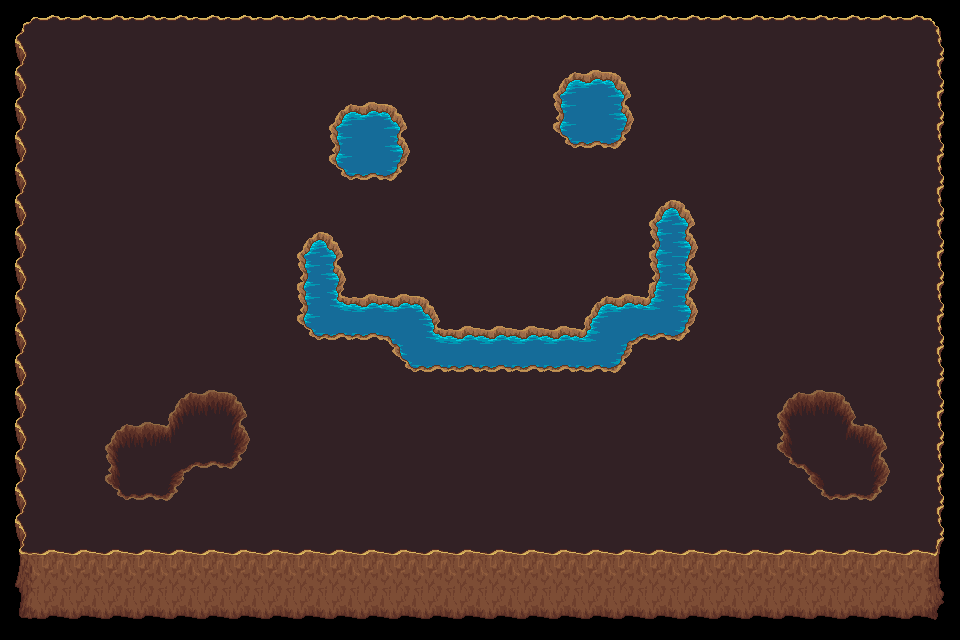

This is a level from a 2D game, rendered from its Tiled map with the project's own tilesets. A one-line summary and the complete map file follow:
An orthogonal 30x20 tile map with 32x32 px tiles, 3 tile layers (bottom, Tile Layer 2, collide).

<map version="1.0" orientation="orthogonal" renderorder="right-down" width="30" height="20" tilewidth="32" tileheight="32" nextobjectid="1">
 <tileset firstgid="1" name="terrain_atlas" tilewidth="32" tileheight="32" tilecount="1024" columns="32">
  <image source="tilesets/terrain_atlas.png" width="1024" height="1024" />
 </tileset>
 <layer name="bottom" width="30" height="20">
  <data encoding="csv">
1,2,2,2,2,2,2,2,2,2,2,2,2,2,2,2,2,2,2,2,2,2,2,2,2,2,2,2,2,3,
33,34,34,34,34,34,34,34,34,34,34,34,34,34,34,34,34,34,34,34,34,34,34,34,34,34,34,34,34,35,
33,34,34,34,34,34,34,34,34,34,34,34,34,34,34,34,34,34,34,34,34,34,34,34,34,34,34,34,34,35,
33,34,34,34,34,34,34,34,34,34,34,34,34,34,34,34,34,34,34,34,34,34,34,34,34,34,34,34,34,35,
33,34,34,34,34,34,34,34,34,34,34,34,34,34,34,34,34,34,34,34,34,34,34,34,34,34,34,34,34,35,
33,34,34,34,34,34,34,34,34,34,34,34,34,34,34,34,34,34,34,34,34,34,34,34,34,34,34,34,34,35,
33,34,34,34,34,34,34,34,34,34,34,34,34,34,34,34,34,34,34,34,34,34,34,34,34,34,34,34,34,35,
33,34,34,34,34,34,34,34,34,34,34,34,34,34,34,34,34,34,34,34,34,34,34,34,34,34,34,34,34,35,
33,34,34,34,34,34,34,34,34,34,34,34,34,34,34,34,34,34,34,34,34,34,34,34,34,34,34,34,34,35,
33,34,34,34,34,34,34,34,34,34,34,34,34,34,34,34,34,34,34,34,34,34,34,34,34,34,34,34,34,35,
33,34,34,34,34,34,34,34,34,34,34,34,34,34,34,34,34,34,34,34,34,34,34,34,34,34,34,34,34,35,
33,34,34,34,34,34,34,34,34,34,34,34,34,34,34,34,34,34,34,34,34,34,34,34,34,34,34,34,34,35,
33,34,34,34,34,34,34,34,34,34,34,34,34,34,34,34,34,34,34,34,34,34,34,34,34,34,34,34,34,35,
33,34,34,34,34,34,34,34,34,34,34,34,34,34,34,34,34,34,34,34,34,34,34,34,34,34,34,34,34,35,
33,34,34,34,34,34,34,34,34,34,34,34,34,34,34,34,34,34,34,34,34,34,34,34,34,34,34,34,34,35,
33,34,34,34,34,34,34,34,34,34,34,34,34,34,34,34,34,34,34,34,34,34,34,34,34,34,34,34,34,35,
33,34,34,34,34,34,34,34,34,34,34,34,34,34,34,34,34,34,34,34,34,34,34,34,34,34,34,34,34,35,
65,66,66,66,66,66,66,66,66,66,66,66,66,66,66,66,66,66,66,66,66,66,66,66,66,66,66,66,66,67,
97,98,98,98,98,98,98,98,98,98,98,98,98,98,98,98,98,98,98,98,98,98,98,98,98,98,98,98,98,99,
129,130,130,130,130,130,130,130,130,130,130,130,130,130,130,130,130,130,130,130,130,130,130,130,130,130,130,130,130,131
</data>
 </layer>
 <layer name="Tile Layer 2" width="30" height="20">
  <data encoding="csv">
0,0,0,0,0,0,0,0,0,0,0,0,0,0,0,0,0,0,0,0,0,0,0,0,0,0,0,0,0,0,
0,0,0,0,0,0,0,0,0,0,0,0,0,0,0,0,0,0,0,0,0,0,0,0,0,0,0,0,0,0,
0,0,0,0,0,0,0,0,0,0,0,0,0,0,0,0,0,362,363,364,0,0,0,0,0,0,0,0,0,0,
0,0,0,0,0,0,0,0,0,0,362,363,364,0,0,0,0,394,395,396,0,0,0,0,0,0,0,0,0,0,
0,0,0,0,0,0,0,0,0,0,394,395,396,0,0,0,0,426,427,428,0,0,0,0,0,0,0,0,0,0,
0,0,0,0,0,0,0,0,0,0,426,427,428,0,0,0,0,0,0,0,0,0,0,0,0,0,0,0,0,0,
0,0,0,0,0,0,0,302,0,0,0,0,0,0,0,0,0,0,0,0,362,364,0,0,0,0,0,0,0,0,
0,0,0,0,0,0,0,0,0,362,364,0,0,0,0,0,0,0,0,0,394,396,0,0,0,0,0,0,0,0,
0,0,0,0,0,0,0,0,0,394,396,0,0,0,0,0,0,0,0,0,394,396,0,0,0,0,0,0,0,0,
0,0,0,0,0,0,0,0,0,394,331,363,363,364,0,0,0,302,362,363,332,396,0,0,0,0,0,0,0,0,
0,0,0,0,0,0,0,0,0,426,427,427,300,331,363,363,363,363,332,299,427,428,0,0,0,0,0,0,0,0,
0,0,0,0,0,0,0,0,0,0,0,0,426,427,427,427,427,427,427,428,0,0,0,0,0,0,0,0,0,0,
0,0,0,0,0,269,270,271,0,0,0,0,0,0,0,0,0,0,0,0,0,0,0,0,269,270,271,0,0,0,
0,0,0,269,270,239,0,303,0,0,0,0,0,0,0,0,0,0,0,0,0,0,0,0,301,302,238,271,0,0,
0,0,0,301,302,206,334,335,0,0,0,0,0,0,0,0,0,0,0,0,0,0,0,0,333,207,302,303,0,0,
0,0,0,333,334,335,0,0,0,0,0,0,0,0,0,0,0,0,0,0,0,0,0,0,0,333,334,335,0,0,
0,0,0,0,0,0,0,0,0,0,0,0,0,0,0,0,0,0,0,0,0,0,0,0,0,0,0,0,0,0,
0,0,0,0,0,0,0,0,0,0,0,0,0,0,0,0,0,0,0,0,0,0,0,0,0,0,0,0,0,0,
0,0,0,0,0,0,0,0,0,0,0,0,0,0,0,0,0,0,0,0,0,0,0,0,0,0,0,0,0,0,
0,0,0,0,0,0,0,0,0,0,0,0,0,0,0,0,0,0,0,0,0,0,0,0,0,0,0,0,0,0
</data>
 </layer>
 <layer name="collide" width="30" height="20">
  <data encoding="csv">
0,0,0,0,0,0,0,0,0,0,0,0,0,0,0,0,0,0,0,0,0,0,0,0,0,0,0,0,0,0,
0,0,0,0,0,0,0,0,0,0,0,0,0,0,0,0,0,0,0,0,0,0,0,0,0,0,0,0,0,0,
0,0,0,0,0,0,0,0,0,0,0,0,0,0,0,0,0,0,0,0,0,0,0,0,0,0,0,0,0,0,
0,0,0,0,0,0,0,0,0,0,0,0,0,0,0,0,0,0,0,0,0,0,0,0,0,0,0,0,0,0,
0,0,0,0,0,0,0,0,0,0,0,0,0,0,0,0,0,0,0,0,0,0,0,0,0,0,0,0,0,0,
0,0,0,0,0,0,0,0,0,0,0,0,0,0,0,0,0,0,0,0,0,0,0,0,0,0,0,0,0,0,
0,0,0,0,0,0,0,0,0,0,0,0,0,0,0,0,0,0,0,0,0,0,0,0,0,0,0,0,0,0,
0,0,0,0,0,0,0,0,0,0,0,0,0,0,0,0,0,0,0,0,0,0,0,0,0,0,0,0,0,0,
0,0,0,0,0,0,0,0,0,0,0,0,0,0,0,0,0,0,0,0,0,0,0,0,0,0,0,0,0,0,
0,0,0,0,0,0,0,0,0,0,0,0,0,0,0,0,0,0,0,0,0,0,0,0,0,0,0,0,0,0,
0,0,0,0,0,0,0,0,0,0,0,0,0,0,0,0,0,0,0,0,0,0,0,0,0,0,0,0,0,0,
0,0,0,0,0,0,0,0,0,0,0,0,0,0,0,0,0,0,0,0,0,0,0,0,0,0,0,0,0,0,
0,0,0,0,0,0,0,0,0,0,0,0,0,0,0,0,0,0,0,0,0,0,0,0,0,0,0,0,0,0,
0,0,0,0,0,0,0,0,0,0,0,0,0,0,0,0,0,0,0,0,0,0,0,0,0,0,0,0,0,0,
0,0,0,0,0,0,0,0,0,0,0,0,0,0,0,0,0,0,0,0,0,0,0,0,0,0,0,0,0,0,
0,0,0,0,0,0,0,0,0,0,0,0,0,0,0,0,0,0,0,0,0,0,0,0,0,0,0,0,0,0,
0,0,0,0,0,0,0,0,0,0,0,0,0,0,0,0,0,0,0,0,0,0,0,0,0,0,0,0,0,0,
0,0,0,0,0,0,0,0,0,0,0,0,0,0,0,0,0,0,0,0,0,0,0,0,0,0,0,0,0,0,
0,0,0,0,0,0,0,0,0,0,0,0,0,0,0,0,0,0,0,0,0,0,0,0,0,0,0,0,0,0,
0,0,0,0,0,0,0,0,0,0,0,0,0,0,0,0,0,0,0,0,0,0,0,0,0,0,0,0,0,0
</data>
 </layer>
</map>
